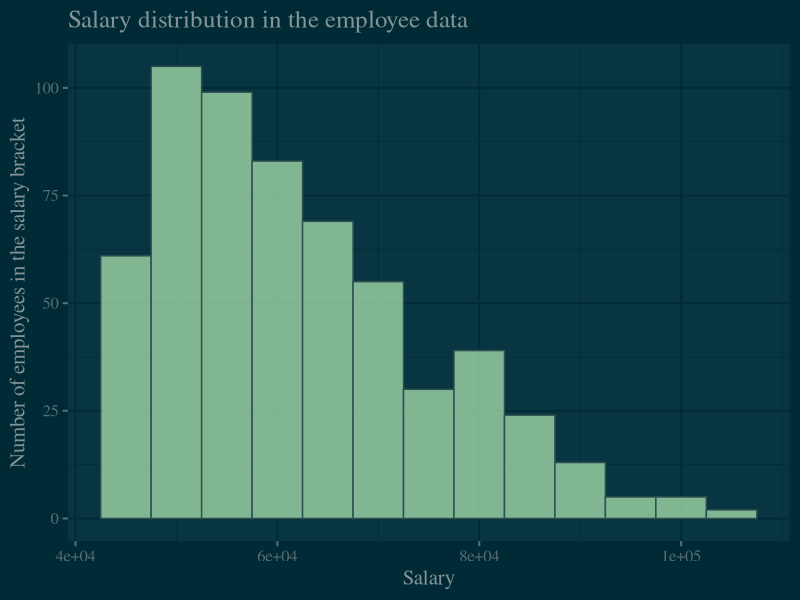

Reproduce this figure in R.


library(tidyverse)
install.packages("ggthemes")
library(ggthemes)

emp <- read.csv("employee-data.csv", skip = 23, stringsAsFactors = FALSE)
emp <- as.tibble(emp)
emp$gender <- as.factor(emp$gender)
emp$title <- as.factor(emp$title)

emp.a <- filter(emp, salary > 45000)

hist <- ggplot(emp.a, aes(salary))
hist + geom_histogram(binwidth = 5000, color = "darkslategray",
                      fill = "darkseagreen2", alpha = 0.7) +
  labs(title = "Salary distribution in the employee data",
       x = "Salary", y = "Number of employees in the salary bracket") +
  theme_solarized_2(light = FALSE, base_size = 15, base_family = "serif")